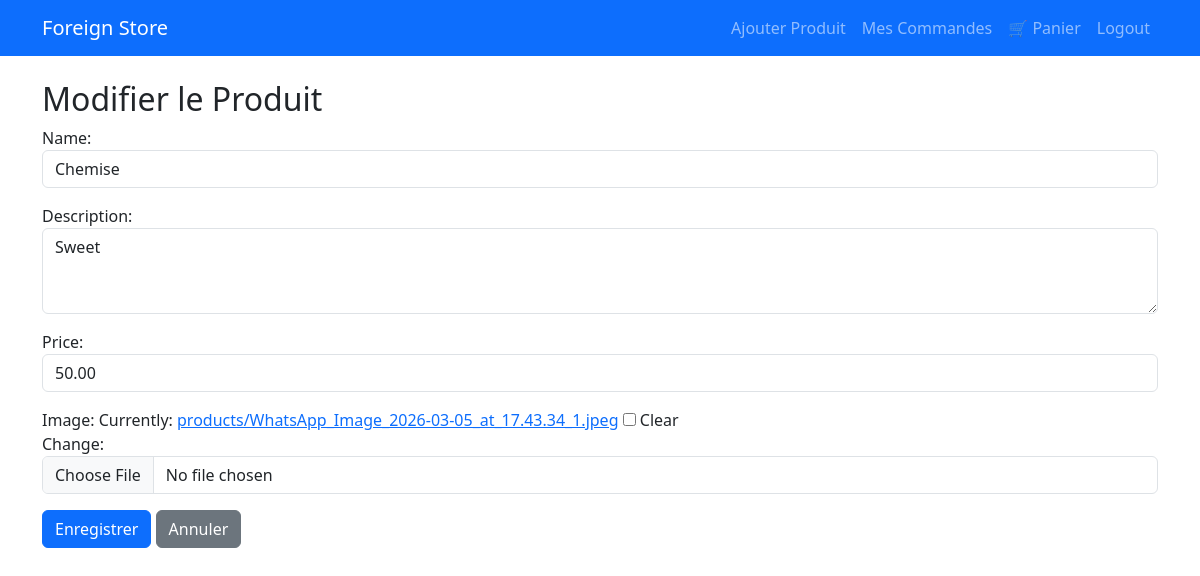
/products/edit/5/ (signed in), run on the app's committed database.
### products/models.py (models this page shows, shortened)
class Product(models.Model):
    name = models.CharField(max_length=200)
    description = models.TextField()
    price = models.DecimalField(max_digits=8, decimal_places=2)
    image = models.ImageField(upload_to='products/', blank=True, null=True)

### products/views.py (the view)
# urls.py: path('edit/<int:pk>/', views.edit_product, name='edit_product'),
@login_required
def edit_product(request, pk):
    produit = get_object_or_404(Product, pk=pk)
    if request.method == 'POST':
        form = ProductForm(request.POST, request.FILES, instance=produit)
        if form.is_valid():
            form.save()
            return redirect('product_list')
    else:
        form = ProductForm(instance=produit)
    return render(request, 'edit_product.html', {'form': form})

### products/forms.py
class ProductForm(forms.ModelForm):
    class Meta:
        model = Product
        fields = ['name', 'description', 'price', 'image']
        widgets = {
            'name': forms.TextInput(attrs={'class': 'form-control'}),
            'description': forms.Textarea(attrs={'class': 'form-control', 'rows':3}),
            'price': forms.NumberInput(attrs={'class': 'form-control'}),
            'image': forms.ClearableFileInput(attrs={'class': 'form-control'}),
        }

### products/templates/edit_product.html (shortened to what this page needs)
{% extends 'base.html' %}
{% block content %}
<h2>Modifier le Produit</h2>
<form method="POST" enctype="multipart/form-data">
    {{ form.as_p }}
    <button type="submit" class="btn btn-primary">Enregistrer</button>
    <a href="{% url 'product_list' %}" class="btn btn-secondary">Annuler</a>
</form>
{% endblock %}

### data on the page
Product: name "Chemise", description "Sweet", price "50.00"
